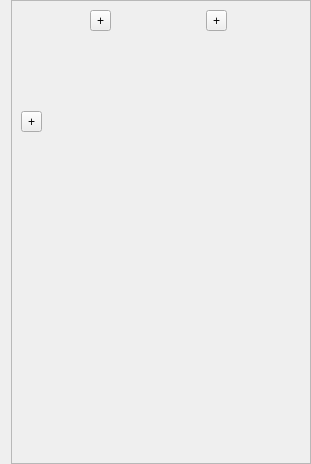
<?xml version="1.0" encoding="UTF-8"?>
<ui version="4.0">
 <class>Form</class>
 <widget class="QWidget" name="Form">
  <property name="geometry">
   <rect>
    <x>0</x>
    <y>0</y>
    <width>310</width>
    <height>464</height>
   </rect>
  </property>
  <property name="font">
   <font>
    <pointsize>9</pointsize>
   </font>
  </property>
  <property name="windowTitle">
   <string>Form</string>
  </property>
  <layout class="QVBoxLayout" name="verticalLayout">
   <property name="topMargin">
    <number>0</number>
   </property>
   <property name="rightMargin">
    <number>0</number>
   </property>
   <property name="bottomMargin">
    <number>0</number>
   </property>
   <item>
    <widget class="QScrollArea" name="scrollArea_block">
     <property name="sizePolicy">
      <sizepolicy hsizetype="Preferred" vsizetype="Preferred">
       <horstretch>0</horstretch>
       <verstretch>0</verstretch>
      </sizepolicy>
     </property>
     <property name="minimumSize">
      <size>
       <width>300</width>
       <height>0</height>
      </size>
     </property>
     <property name="lineWidth">
      <number>1</number>
     </property>
     <property name="verticalScrollBarPolicy">
      <enum>Qt::ScrollBarPolicy::ScrollBarAsNeeded</enum>
     </property>
     <property name="horizontalScrollBarPolicy">
      <enum>Qt::ScrollBarPolicy::ScrollBarAsNeeded</enum>
     </property>
     <property name="sizeAdjustPolicy">
      <enum>QAbstractScrollArea::SizeAdjustPolicy::AdjustToContents</enum>
     </property>
     <property name="widgetResizable">
      <bool>true</bool>
     </property>
     <property name="alignment">
      <set>Qt::AlignmentFlag::AlignLeading|Qt::AlignmentFlag::AlignLeft|Qt::AlignmentFlag::AlignTop</set>
     </property>
     <widget class="QWidget" name="scrollAreaWidgetContents">
      <property name="geometry">
       <rect>
        <x>0</x>
        <y>0</y>
        <width>299</width>
        <height>462</height>
       </rect>
      </property>
      <layout class="QGridLayout" name="gridLayout_3" rowstretch="0,0,0,1">
       <property name="spacing">
        <number>2</number>
       </property>
       <item row="0" column="2" alignment="Qt::AlignmentFlag::AlignLeft|Qt::AlignmentFlag::AlignTop">
        <widget class="QToolButton" name="toolButton_new_filter">
         <property name="toolTip">
          <string>Add a new filter</string>
         </property>
         <property name="text">
          <string>+</string>
         </property>
         <property name="icon">
          <iconset theme="view-filter"/>
         </property>
        </widget>
       </item>
       <item row="0" column="3">
        <widget class="PlotMatrix" name="plot_matrix" native="true">
         <property name="sizePolicy">
          <sizepolicy hsizetype="Minimum" vsizetype="Preferred">
           <horstretch>0</horstretch>
           <verstretch>0</verstretch>
          </sizepolicy>
         </property>
         <property name="minimumSize">
          <size>
           <width>91</width>
           <height>67</height>
          </size>
         </property>
        </widget>
       </item>
       <item row="0" column="4" alignment="Qt::AlignmentFlag::AlignLeft|Qt::AlignmentFlag::AlignTop">
        <widget class="QToolButton" name="toolButton_new_plot">
         <property name="toolTip">
          <string>Add a new plot</string>
         </property>
         <property name="text">
          <string>+</string>
         </property>
         <property name="icon">
          <iconset theme="draw-watercolor"/>
         </property>
        </widget>
       </item>
       <item row="0" column="5">
        <spacer name="horizontalSpacer_2">
         <property name="orientation">
          <enum>Qt::Orientation::Horizontal</enum>
         </property>
         <property name="sizeHint" stdset="0">
          <size>
           <width>0</width>
           <height>20</height>
          </size>
         </property>
        </spacer>
       </item>
       <item row="0" column="0" rowspan="2" colspan="2" alignment="Qt::AlignmentFlag::AlignTop">
        <widget class="DataMatrix" name="data_matrix" native="true">
         <property name="sizePolicy">
          <sizepolicy hsizetype="Minimum" vsizetype="Preferred">
           <horstretch>0</horstretch>
           <verstretch>0</verstretch>
          </sizepolicy>
         </property>
         <property name="minimumSize">
          <size>
           <width>67</width>
           <height>99</height>
          </size>
         </property>
        </widget>
       </item>
       <item row="3" column="1">
        <spacer name="verticalSpacer">
         <property name="orientation">
          <enum>Qt::Orientation::Vertical</enum>
         </property>
         <property name="sizeHint" stdset="0">
          <size>
           <width>20</width>
           <height>0</height>
          </size>
         </property>
        </spacer>
       </item>
       <item row="2" column="0" alignment="Qt::AlignmentFlag::AlignTop">
        <widget class="QToolButton" name="toolButton_load_dataset">
         <property name="toolTip">
          <string>Import a dataset</string>
         </property>
         <property name="text">
          <string>+</string>
         </property>
         <property name="icon">
          <iconset theme="office-chart-ring"/>
         </property>
         <property name="autoRaise">
          <bool>false</bool>
         </property>
        </widget>
       </item>
      </layout>
     </widget>
    </widget>
   </item>
  </layout>
 </widget>
 <customwidgets>
  <customwidget>
   <class>DataMatrix</class>
   <extends>QWidget</extends>
   <header>dcscope.gui.matrix.data_matrix</header>
   <container>1</container>
  </customwidget>
  <customwidget>
   <class>PlotMatrix</class>
   <extends>QWidget</extends>
   <header>dcscope.gui.matrix.plot_matrix</header>
   <container>1</container>
  </customwidget>
 </customwidgets>
 <resources/>
 <connections/>
</ui>
